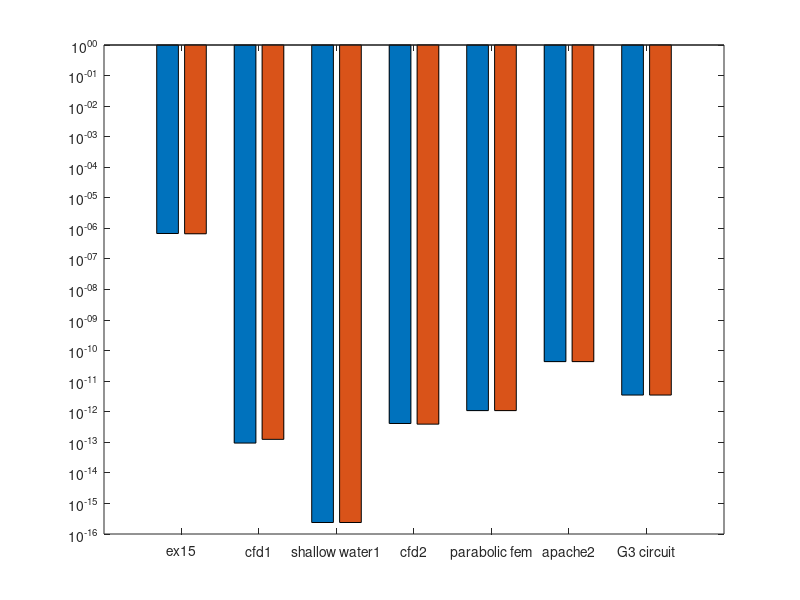

This chart was generated by the following MATLAB code: (Note: this script raises an error after producing the figure.)
%% Carlo Radice 807159
%% Metodi del Calcolo Scientifico
%% A.A 2018/2019

% preliminary operations 
clc;
clear;

% matrices by dimension
matrices = {'ex15'; 'cfd1'; 'shallow water1'; 'cfd2'; 'parabolic fem'; 'apache2'; 'G3 circuit'};       

%% relative error comparison matlab
% matlab relative error
%     windows    ubuntu
ME = [6.80e-07, 6.65e-07;
      9.45e-14, 1.25e-13;
      2.38e-16, 2.38e-16;
      4.13e-13, 3.93e-13;
      1.09e-12, 1.09e-12;
      4.37e-11, 4.37e-11;
      3.52e-12, 3.52e-12];

figure(1)
hb = bar(ME);
set(gca,'YScale','log')
set(gca,'xticklabel', matrices)

for i=length(hb)
     text(hb(i).XData-hb(i).XOffset, hb(1).YData, num2str(ME(:,1),'%.1e'),  'VerticalAlignment','bottom','horizontalalign','center');
     text(hb(i).XData+hb(i).XOffset, hb(2).YData, num2str(ME(:,2),'%.1e'),  'VerticalAlignment','bottom','horizontalalign','center');
end

xlabel('size', 'FontSize', 14);
ylabel('value', 'FontSize', 14);
title('Comparison of relative error values using matlab', 'FontSize', 14);
legend('windows relative error', 'ubuntu relative error')
grid

%% relative error comparison eigen (c++)
% eigen relative error 
%     windows    ubuntu
EE = [8.85e-07, 8.85e-07;
      2.53e-12, 2.53e-12;
      2.78e-16, 2.78e-16;
      5.58e-12, 5.59e-12;
      2.77e-12, 2.77e-12;
      7.66e-11, 7.66e-11;
      7.57e-12, 7.57e-12];
  
figure(2)
hb = bar(EE);
set(gca,'YScale','log')
set(gca,'xticklabel', matrices)

for i=length(hb)
     text(hb(i).XData-hb(i).XOffset, hb(1).YData, num2str(EE(:,1),'%.1e'),  'VerticalAlignment','bottom','horizontalalign','center');
     text(hb(i).XData+hb(i).XOffset, hb(2).YData, num2str(EE(:,2),'%.1e'),  'VerticalAlignment','bottom','horizontalalign','center');
end

xlabel('size', 'FontSize', 14);
ylabel('value', 'FontSize', 14);
title('Comparison of relative error values using eigen (c++)', 'FontSize', 14);
legend('windows relative error', 'ubuntu relative error')
grid

%% relative error comparison windows
% windows relative error
%      matlab     eigen
WE = [6.80e-07, 8.85e-07;
      9.45e-14, 2.53e-12;
      2.38e-16, 2.78e-16;
      4.13e-13, 5.58e-12;
      1.09e-12, 2.77E-12;
      4.37E-11, 7.66E-11;
      3.52E-12, 7.57E-12];

figure(3)
hb = bar(WE);
set(gca,'YScale','log')
set(gca,'xticklabel', matrices)

for i=length(hb)
     text(hb(i).XData-hb(i).XOffset, hb(1).YData, num2str(WE(:,1),'%.1e'),  'VerticalAlignment','bottom','horizontalalign','center');
     text(hb(i).XData+hb(i).XOffset, hb(2).YData, num2str(WE(:,2),'%.1e'),  'VerticalAlignment','bottom','horizontalalign','center');
end

xlabel('size', 'FontSize', 14);
ylabel('value', 'FontSize', 14);
title('Comparison of relative error values in windows', 'FontSize', 14);
legend('matlab relative error', 'eigen relative error')
%grid

%% relative error comparison ubuntu
% ubuntu relative error 
%      matlab     eigen
UE = [6.65E-07, 8.85E-07;
      1.25E-13, 2.53E-12;
      2.38E-16, 2.78E-16;
      3.93E-13, 5.59E-12;
      1.09E-12, 2.77E-12;
      4.37E-11, 7.66E-11;
      3.52E-12, 7.57E-12];
 
figure(4)
hb = bar(WE);
set(gca,'YScale','log')
set(gca,'xticklabel', matrices)

for i=length(hb)
     text(hb(i).XData-hb(i).XOffset, hb(1).YData, num2str(WE(:,1),'%.1e'),  'VerticalAlignment','bottom','horizontalalign','center');
     text(hb(i).XData+hb(i).XOffset, hb(2).YData, num2str(WE(:,2),'%.1e'),  'VerticalAlignment','bottom','horizontalalign','center');
end

xlabel('size', 'FontSize', 14);
ylabel('value', 'FontSize', 14);
title('Comparison of relative error values in ubuntu', 'FontSize', 14);
legend('matlab relative error', 'eigen relative error')
grid
